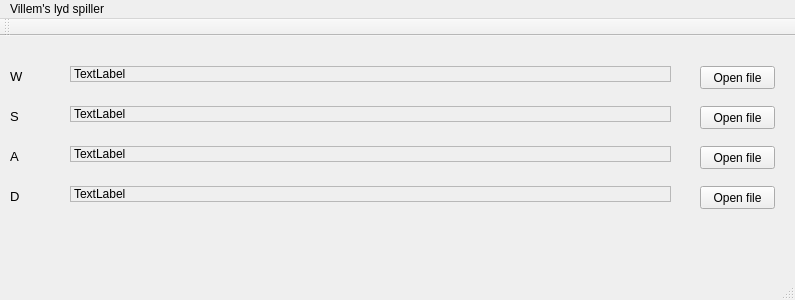
<?xml version="1.0" encoding="UTF-8"?>
<ui version="4.0">
 <class>MainWindow</class>
 <widget class="QMainWindow" name="MainWindow">
  <property name="geometry">
   <rect>
    <x>0</x>
    <y>0</y>
    <width>795</width>
    <height>300</height>
   </rect>
  </property>
  <property name="windowTitle">
   <string>MainWindow</string>
  </property>
  <widget class="QWidget" name="centralWidget">
   <widget class="QLabel" name="label">
    <property name="geometry">
     <rect>
      <x>10</x>
      <y>30</y>
      <width>51</width>
      <height>21</height>
     </rect>
    </property>
    <property name="font">
     <font>
      <pointsize>10</pointsize>
     </font>
    </property>
    <property name="text">
     <string>W</string>
    </property>
   </widget>
   <widget class="QLabel" name="label_2">
    <property name="geometry">
     <rect>
      <x>10</x>
      <y>70</y>
      <width>51</width>
      <height>21</height>
     </rect>
    </property>
    <property name="font">
     <font>
      <pointsize>10</pointsize>
     </font>
    </property>
    <property name="text">
     <string>S</string>
    </property>
   </widget>
   <widget class="QPushButton" name="pushButton">
    <property name="geometry">
     <rect>
      <x>700</x>
      <y>30</y>
      <width>75</width>
      <height>23</height>
     </rect>
    </property>
    <property name="text">
     <string>Open file</string>
    </property>
   </widget>
   <widget class="QPushButton" name="pushButton_2">
    <property name="geometry">
     <rect>
      <x>700</x>
      <y>70</y>
      <width>75</width>
      <height>23</height>
     </rect>
    </property>
    <property name="text">
     <string>Open file</string>
    </property>
   </widget>
   <widget class="QLabel" name="lineEditUp">
    <property name="geometry">
     <rect>
      <x>70</x>
      <y>30</y>
      <width>601</width>
      <height>16</height>
     </rect>
    </property>
    <property name="frameShape">
     <enum>QFrame::StyledPanel</enum>
    </property>
    <property name="text">
     <string>TextLabel</string>
    </property>
   </widget>
   <widget class="QLabel" name="lineEditDown">
    <property name="geometry">
     <rect>
      <x>70</x>
      <y>70</y>
      <width>601</width>
      <height>16</height>
     </rect>
    </property>
    <property name="frameShape">
     <enum>QFrame::StyledPanel</enum>
    </property>
    <property name="text">
     <string>TextLabel</string>
    </property>
   </widget>
   <widget class="QLabel" name="label_3">
    <property name="geometry">
     <rect>
      <x>10</x>
      <y>110</y>
      <width>51</width>
      <height>21</height>
     </rect>
    </property>
    <property name="font">
     <font>
      <pointsize>10</pointsize>
     </font>
    </property>
    <property name="text">
     <string>A</string>
    </property>
   </widget>
   <widget class="QLabel" name="lineEditLeft">
    <property name="geometry">
     <rect>
      <x>70</x>
      <y>110</y>
      <width>601</width>
      <height>16</height>
     </rect>
    </property>
    <property name="frameShape">
     <enum>QFrame::StyledPanel</enum>
    </property>
    <property name="text">
     <string>TextLabel</string>
    </property>
   </widget>
   <widget class="QPushButton" name="pushButton_3">
    <property name="geometry">
     <rect>
      <x>700</x>
      <y>110</y>
      <width>75</width>
      <height>23</height>
     </rect>
    </property>
    <property name="text">
     <string>Open file</string>
    </property>
   </widget>
   <widget class="QLabel" name="label_4">
    <property name="geometry">
     <rect>
      <x>10</x>
      <y>150</y>
      <width>51</width>
      <height>21</height>
     </rect>
    </property>
    <property name="font">
     <font>
      <pointsize>10</pointsize>
     </font>
    </property>
    <property name="text">
     <string>D</string>
    </property>
   </widget>
   <widget class="QLabel" name="lineEditRight">
    <property name="geometry">
     <rect>
      <x>70</x>
      <y>150</y>
      <width>601</width>
      <height>16</height>
     </rect>
    </property>
    <property name="frameShape">
     <enum>QFrame::StyledPanel</enum>
    </property>
    <property name="text">
     <string>TextLabel</string>
    </property>
   </widget>
   <widget class="QPushButton" name="pushButton_4">
    <property name="geometry">
     <rect>
      <x>700</x>
      <y>150</y>
      <width>75</width>
      <height>23</height>
     </rect>
    </property>
    <property name="text">
     <string>Open file</string>
    </property>
   </widget>
  </widget>
  <widget class="QMenuBar" name="menuBar">
   <property name="geometry">
    <rect>
     <x>0</x>
     <y>0</y>
     <width>795</width>
     <height>21</height>
    </rect>
   </property>
   <widget class="QMenu" name="menuVillem_s_lyd_spiller">
    <property name="title">
     <string>Villem's lyd spiller</string>
    </property>
   </widget>
   <addaction name="menuVillem_s_lyd_spiller"/>
  </widget>
  <widget class="QToolBar" name="mainToolBar">
   <attribute name="toolBarArea">
    <enum>TopToolBarArea</enum>
   </attribute>
   <attribute name="toolBarBreak">
    <bool>false</bool>
   </attribute>
  </widget>
  <widget class="QStatusBar" name="statusBar"/>
 </widget>
 <layoutdefault spacing="6" margin="11"/>
 <resources/>
 <connections/>
</ui>
